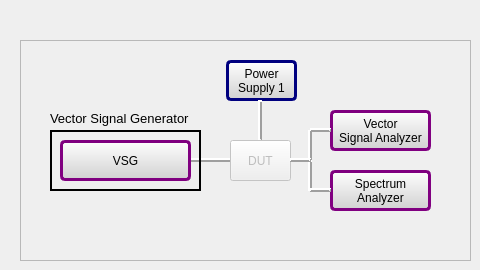
                 <widget class="QWidget" name="vsgWorkflow">
                  <widget class="QFrame" name="frame_11">
                   <property name="geometry">
                    <rect>
                     <x>20</x>
                     <y>40</y>
                     <width>451</width>
                     <height>221</height>
                    </rect>
                   </property>
                   <property name="frameShape">
                    <enum>QFrame::StyledPanel</enum>
                   </property>
                   <property name="frameShadow">
                    <enum>QFrame::Raised</enum>
                   </property>
                   <widget class="QPushButton" name="pushButton_21">
                    <property name="geometry">
                     <rect>
                      <x>206</x>
                      <y>20</y>
                      <width>71</width>
                      <height>41</height>
                     </rect>
                    </property>
                    <property name="font">
                     <font>
                      <family>Arial</family>
                      <pointsize>9</pointsize>
                      <weight>50</weight>
                      <bold>false</bold>
                     </font>
                    </property>
                    <property name="cursor">
                     <cursorShape>PointingHandCursor</cursorShape>
                    </property>
                    <property name="styleSheet">
                     <string notr="true">QPushButton {border:3px solid rgb(0, 0, 127); background-color:qlineargradient(spread:pad, x1:1, y1:1, x2:1, y2:0, stop:0 rgba(209, 209, 209, 255), stop:1 rgba(254, 254, 254, 255)); border-radius:5px;}</string>
                    </property>
                    <property name="text">
                     <string>Power 
Supply 1</string>
                    </property>
                   </widget>
                   <widget class="QPushButton" name="pushButton_24">
                    <property name="geometry">
                     <rect>
                      <x>310</x>
                      <y>70</y>
                      <width>101</width>
                      <height>41</height>
                     </rect>
                    </property>
                    <property name="font">
                     <font>
                      <family>Arial</family>
                      <pointsize>9</pointsize>
                      <weight>50</weight>
                      <bold>false</bold>
                     </font>
                    </property>
                    <property name="cursor">
                     <cursorShape>PointingHandCursor</cursorShape>
                    </property>
                    <property name="styleSheet">
                     <string notr="true">QPushButton{ border:3px solid purple;  background-color:qlineargradient(spread:pad, x1:1, y1:1, x2:1, y2:0, stop:0 rgba(209, 209, 209, 255), stop:1 rgba(254, 254, 254, 255)); border-radius:5px;}</string>
                    </property>
                    <property name="text">
                     <string>Vector 
Signal Analyzer</string>
                    </property>
                   </widget>
                   <widget class="Line" name="line_33">
                    <property name="geometry">
                     <rect>
                      <x>166</x>
                      <y>110</y>
                      <width>51</width>
                      <height>20</height>
                     </rect>
                    </property>
                    <property name="frameShadow">
                     <enum>QFrame::Raised</enum>
                    </property>
                    <property name="lineWidth">
                     <number>2</number>
                    </property>
                    <property name="orientation">
                     <enum>Qt::Horizontal</enum>
                    </property>
                   </widget>
                   <widget class="Line" name="line_37">
                    <property name="geometry">
                     <rect>
                      <x>280</x>
                      <y>90</y>
                      <width>20</width>
                      <height>31</height>
                     </rect>
                    </property>
                    <property name="frameShadow">
                     <enum>QFrame::Raised</enum>
                    </property>
                    <property name="lineWidth">
                     <number>2</number>
                    </property>
                    <property name="orientation">
                     <enum>Qt::Vertical</enum>
                    </property>
                   </widget>
                   <widget class="QPushButton" name="pushButton_25">
                    <property name="geometry">
                     <rect>
                      <x>310</x>
                      <y>130</y>
                      <width>101</width>
                      <height>41</height>
                     </rect>
                    </property>
                    <property name="font">
                     <font>
                      <family>Arial</family>
                      <pointsize>9</pointsize>
                      <weight>50</weight>
                      <bold>false</bold>
                     </font>
                    </property>
                    <property name="cursor">
                     <cursorShape>PointingHandCursor</cursorShape>
                    </property>
                    <property name="styleSheet">
                     <string notr="true">QPushButton{ border:3px solid purple;  background-color:qlineargradient(spread:pad, x1:1, y1:1, x2:1, y2:0, stop:0 rgba(209, 209, 209, 255), stop:1 rgba(254, 254, 254, 255)); border-radius:5px;}</string>
                    </property>
                    <property name="text">
                     <string>Spectrum 
Analyzer</string>
                    </property>
                   </widget>
                   <widget class="Line" name="line_38">
                    <property name="geometry">
                     <rect>
                      <x>230</x>
                      <y>60</y>
                      <width>20</width>
                      <height>41</height>
                     </rect>
                    </property>
                    <property name="frameShadow">
                     <enum>QFrame::Raised</enum>
                    </property>
                    <property name="lineWidth">
                     <number>2</number>
                    </property>
                    <property name="orientation">
                     <enum>Qt::Vertical</enum>
                    </property>
                   </widget>
                   <widget class="QPushButton" name="pushButton_26">
                    <property name="enabled">
                     <bool>false</bool>
                    </property>
                    <property name="geometry">
                     <rect>
                      <x>210</x>
                      <y>100</y>
                      <width>61</width>
                      <height>41</height>
                     </rect>
                    </property>
                    <property name="font">
                     <font>
                      <family>Arial</family>
                      <pointsize>9</pointsize>
                     </font>
                    </property>
                    <property name="text">
                     <string>DUT</string>
                    </property>
                   </widget>
                   <widget class="Line" name="line_39">
                    <property name="geometry">
                     <rect>
                      <x>280</x>
                      <y>120</y>
                      <width>21</width>
                      <height>31</height>
                     </rect>
                    </property>
                    <property name="frameShadow">
                     <enum>QFrame::Raised</enum>
                    </property>
                    <property name="lineWidth">
                     <number>2</number>
                    </property>
                    <property name="orientation">
                     <enum>Qt::Vertical</enum>
                    </property>
                   </widget>
                   <widget class="QFrame" name="frame_12">
                    <property name="geometry">
                     <rect>
                      <x>30</x>
                      <y>90</y>
                      <width>151</width>
                      <height>61</height>
                     </rect>
                    </property>
                    <property name="frameShape">
                     <enum>QFrame::Box</enum>
                    </property>
                    <property name="frameShadow">
                     <enum>QFrame::Plain</enum>
                    </property>
                    <property name="lineWidth">
                     <number>2</number>
                    </property>
                    <widget class="QPushButton" name="vsgWorkflowButton">
                     <property name="geometry">
                      <rect>
                       <x>10</x>
                       <y>10</y>
                       <width>131</width>
                       <height>41</height>
                      </rect>
                     </property>
                     <property name="font">
                      <font>
                       <family>Arial</family>
                       <pointsize>9</pointsize>
                       <weight>50</weight>
                       <bold>false</bold>
                      </font>
                     </property>
                     <property name="cursor">
                      <cursorShape>ArrowCursor</cursorShape>
                     </property>
                     <property name="styleSheet">
                      <string notr="true">QPushButton{ border:3px solid purple;  background-color:qlineargradient(spread:pad, x1:1, y1:1, x2:1, y2:0, stop:0 rgba(209, 209, 209, 255), stop:1 rgba(254, 254, 254, 255)); border-radius:5px;}</string>
                     </property>
                     <property name="text">
                      <string>VSG</string>
                     </property>
                    </widget>
                   </widget>
                   <widget class="Line" name="line_40">
                    <property name="geometry">
                     <rect>
                      <x>270</x>
                      <y>110</y>
                      <width>21</width>
                      <height>20</height>
                     </rect>
                    </property>
                    <property name="frameShadow">
                     <enum>QFrame::Raised</enum>
                    </property>
                    <property name="lineWidth">
                     <number>2</number>
                    </property>
                    <property name="orientation">
                     <enum>Qt::Horizontal</enum>
                    </property>
                   </widget>
                   <widget class="Line" name="line_41">
                    <property name="geometry">
                     <rect>
                      <x>290</x>
                      <y>140</y>
                      <width>21</width>
                      <height>20</height>
                     </rect>
                    </property>
                    <property name="frameShadow">
                     <enum>QFrame::Raised</enum>
                    </property>
                    <property name="lineWidth">
                     <number>2</number>
                    </property>
                    <property name="orientation">
                     <enum>Qt::Horizontal</enum>
                    </property>
                   </widget>
                   <widget class="QLabel" name="label_71">
                    <property name="geometry">
                     <rect>
                      <x>30</x>
                      <y>70</y>
                      <width>141</width>
                      <height>16</height>
                     </rect>
                    </property>
                    <property name="font">
                     <font>
                      <pointsize>10</pointsize>
                     </font>
                    </property>
                    <property name="text">
                     <string>Vector Signal Generator</string>
                    </property>
                   </widget>
                   <widget class="Line" name="line_42">
                    <property name="geometry">
                     <rect>
                      <x>290</x>
                      <y>80</y>
                      <width>21</width>
                      <height>20</height>
                     </rect>
                    </property>
                    <property name="frameShadow">
                     <enum>QFrame::Raised</enum>
                    </property>
                    <property name="lineWidth">
                     <number>2</number>
                    </property>
                    <property name="orientation">
                     <enum>Qt::Horizontal</enum>
                    </property>
                   </widget>
                  </widget>
                 </widget>
